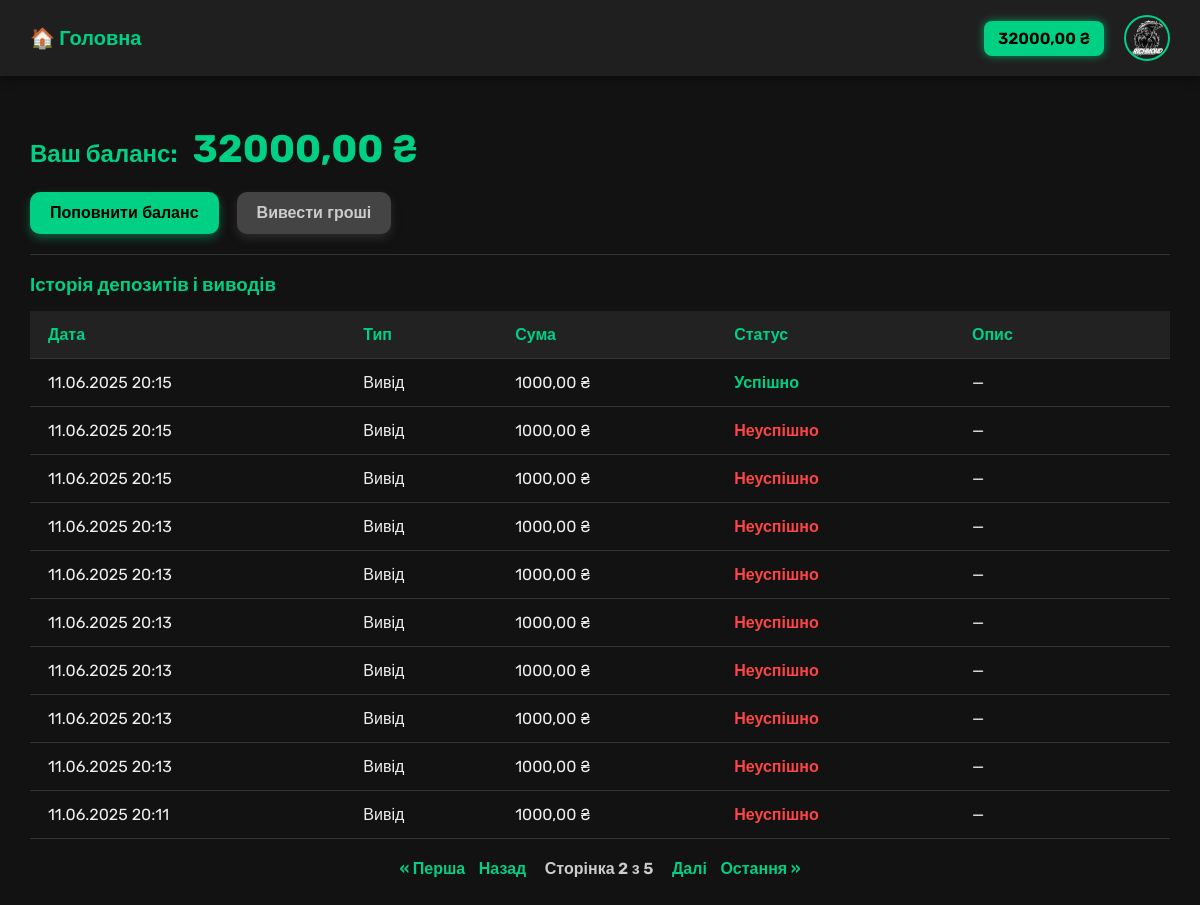
/balance/?page=2 (signed in), run on the app's committed database.
### accounts/models.py (models this page shows, shortened)
class CustomUser(AbstractUser):
    email = models.EmailField(unique=True)
    avatar = models.ImageField(upload_to='avatars/', default='files/avatars/default.png')
    balance = models.DecimalField(max_digits=10, decimal_places=2, default=0.00)

class Transaction(models.Model):
    TRANSACTION_TYPES = [
        ('deposit', 'Поповнення'),
        ('withdrawal', 'Вивід'),
    ]
    STATUS_CHOICES = [
        ('pending', 'Очікує'),
        ('completed', 'Завершено'),
        ('failed', 'Відхилено'),
    ]
    user = models.ForeignKey(settings.AUTH_USER_MODEL, on_delete=models.CASCADE, related_name='transactions')
    transaction_type = models.CharField(max_length=10, choices=TRANSACTION_TYPES)
    amount = models.DecimalField(max_digits=10, decimal_places=2)
    status = models.CharField(max_length=10, choices=STATUS_CHOICES, default='pending')
    created_at = models.DateTimeField(auto_now_add=True)
    description = models.TextField(blank=True, null=True)  # приклади: "MonoBank", "Картка ****1234", "Скрін"

### accounts/views.py (the view)
# urls.py: path('balance/', accounts_views.balance_view, name='balance'),
@login_required
def balance_view(request):
    transactions = list(request.user.transactions.order_by('-created_at'))
    pending_withdrawals = list(
        request.user.withdrawals.filter(status='pending').order_by('-created_at')
    )
    for t in transactions:
        t.item_type = 'transaction'
        t.transaction_type_display = t.get_transaction_type_display()
    for w in pending_withdrawals:
        w.item_type = 'withdrawal'
        w.transaction_type_display = 'Вивід'
    all_items = sorted(transactions + pending_withdrawals, key=lambda x: x.created_at, reverse=True)
    paginator = Paginator(all_items, 10)  # 10 елементів на сторінку
    page_number = request.GET.get('page')
    page_obj = paginator.get_page(page_number)
    return render(request, 'accounts/balance.html', {'page_obj': page_obj})

### accounts/templates/accounts/balance.html (shortened to what this page needs)
{% extends 'base.html' %}
{% block content %}
<h2 style="margin-bottom: 20px; font-weight: 700; color: #00d084;">
    Ваш баланс:
    <span class="custom-balance" style="font-size: 1.6em; margin-left: 10px;">
        {{ request.user.balance|floatformat:2 }} ₴
    </span>
</h2>
<div style="margin: 20px 0; display: flex; gap: 18px;">
    <button class="btn-action" id="btn-top-up">Поповнити баланс</button>
    <a href="{% url 'withdraw' %}"><button class="btn-action btn-secondary">Вивести гроші</button></a>
</div>
<hr class="separator">
<h3 style="margin-bottom: 15px; color: #00d084;">Історія депозитів і виводів</h3>
{% if page_obj %}
<table class="transactions-table" role="table" aria-label="Історія транзакцій">
    <thead>
        <tr>
            <th scope="col">Дата</th>
            <th scope="col">Тип</th>
            <th scope="col">Сума</th>
            <th scope="col">Статус</th>
            <th scope="col">Опис</th>
        </tr>
    </thead>
    <tbody>
        {% for t in page_obj %}
        <tr>
            <td>{{ t.created_at|date:"d.m.Y H:i" }}</td>
            <td>{{ t.transaction_type_display }}</td>
            <td>{{ t.amount }} ₴</td>
            <td>
                {% if t.item_type == 'transaction' %}
                    {% if t.status == 'pending' %}
                        <span style="color: #ffa500; font-weight: 700;">Очікує</span>
                    {% elif t.status == 'completed' %}
                        <span style="color: #00d084; font-weight: 700;">Успішно</span>
                    {% elif t.status == 'failed' %}
                        <span style="color: #ff4444; font-weight: 700;">Неуспішно</span>
                    {% else %}
                        {{ t.get_status_display }}
                    {% endif %}
                {% endif %}
            </td>
            <td>
                {% if t.item_type == 'withdrawal' and t.status == 'pending' %}
                <form action="{% url 'cancel_withdrawal' t.id %}" method="post" style="display: inline;">
                    {% csrf_token %}
                    <button type="submit" class="btn-cancel">Скасувати</button>
                </form>
                {% else %}
                {{ t.description|default:"—" }}
                {% endif %}
            </td>
        </tr>
        {% endfor %}
    </tbody>
</table>
<div class="pagination">
    <span class="step-links">
        {% if page_obj.has_previous %}
            <a href="?page=1">&laquo; Перша</a>
            <a href="?page={{ page_obj.previous_page_number }}">Назад</a>
        {% endif %}
        <span class="current-page">
            Сторінка {{ page_obj.number }} з {{ page_obj.paginator.num_pages }}
        </span>
        {% if page_obj.has_next %}
            <a href="?page={{ page_obj.next_page_number }}">Далі</a>
            <a href="?page={{ page_obj.paginator.num_pages }}">Остання &raquo;</a>
        {% endif %}
    </span>
</div>
{% else %}
<p style="margin-top: 12px; font-style: italic; color: #888;">Історія транзакцій порожня.</p>
{% endif %}
{% endblock %}

### templates/base.html (shortened to what this page needs)
<!DOCTYPE html>
<html lang="uk">
<head>
</head>
<body>
    <div class="navbar" role="navigation" aria-label="Головна навігація">
        <div class="nav-left">
            <a href="{% url 'home' %}">🏠 Головна</a>
        </div>
        <div class="nav-right">
            {% if request.user.is_authenticated %}
                <div class="balance" aria-label="Баланс користувача" tabindex="0">
                    {{ request.user.balance|floatformat:2 }} ₴
                </div>
                <div class="avatar-menu-wrapper" tabindex="0" aria-haspopup="true" aria-expanded="false" aria-label="Меню користувача">
                    <a href="{% url 'profile' %}" tabindex="-1">
                        <img src="{{ request.user.avatar.url }}" alt="Аватар користувача" />
                    </a>
                </div>
            {% else %}
                <a href="{% url 'login' %}" class="auth-link">🔐 Вхід</a>
                <a href="{% url 'register' %}" class="auth-link">📝 Реєстрація</a>
            {% endif %}
        </div>
    </div>
    <div class="container">
        {% block content %}{% endblock %}
    </div>
</body>
</html>

### templates/base.html (style rules this page uses)
body { background-color: #121212; font-family: 'Rubik', sans-serif; color: #fff; margin: 0; }
.navbar { background-color: #1f1f1f; display: flex; justify-content: space-between; padding: 15px 30px; align-items: center; box-shadow: 0 2px 10px rgba(0,0,0,0.5); position: relative; z-index: 100; }
.nav-left a { color: #00d084; font-weight: 700; text-decoration: none; font-size: 20px; transition: color 0.3s ease; }
.nav-right { display: flex; align-items: center; gap: 20px; position: relative; font-weight: 600; }
.balance { background: #00d084; color: #000; padding: 8px 14px; border-radius: 8px; cursor: default; user-select: none; font-size: 16px; min-width: 90px; text-align: center; box-shadow: 0 0 8px #00d084aa; }
.avatar-menu-wrapper { position: relative; display: inline-block; cursor: pointer; }
.avatar-menu-wrapper img { width: 42px; height: 42px; border-radius: 50%; border: 2px solid #00d084; display: block; transition: box-shadow 0.3s ease; }
.container { padding: 30px; }

### accounts/templates/accounts/balance.html (style rules this page uses)
.btn-action { background-color: #00d084; color: #000; border: none; padding: 12px 20px; border-radius: 10px; font-weight: 700; cursor: pointer; transition: background-color 0.3s ease, color 0.3s ease, box-shadow 0.3s ease; box-shadow: 0 4px 10px rgba(0, 208, 132, 0.4); font-size: 1rem; user-select: none; }
.btn-secondary { background-color: #444; color: #ccc; box-shadow: 0 4px 10px rgba(68, 68, 68, 0.5); }
.transactions-table td:nth-child(5) { height: 19px; width: 180px; max-width: 180px; text-overflow: ellipsis; overflow: hidden; vertical-align: middle; padding: 0 18px; white-space: nowrap; }
.separator { margin: 15px 0; border: none; border-top: 1px solid #333; }
.transactions-table { width: 100%; border-collapse: collapse; font-size: 1rem; color: #eee; max-width: 100%; }
.transactions-table thead tr { background-color: #222; color: #00d084; font-weight: 700; }
.transactions-table th, .transactions-table td { padding: 14px 18px; border-bottom: 1px solid #333; text-align: left; vertical-align: middle; height: 19px; }
.transactions-table tbody tr { height: 19px; }
.pagination { margin-top: 20px; text-align: center; font-weight: 600; }
.step-links a { margin: 0 5px; text-decoration: none; color: #00d084; }
.step-links .current-page { margin: 0 10px; color: #ccc; }

### data on the page
CustomUser: user.balance "32000,00", user.avatar (picture)
Transaction: created_at "11.06.2025 20:15", transaction_type_display "Вивід", amount "1000,00", status "Успішно", description "—"
Transaction: created_at "11.06.2025 20:15", transaction_type_display "Вивід", amount "1000,00", status "Неуспішно", description "—"
Transaction: created_at "11.06.2025 20:15", transaction_type_display "Вивід", amount "1000,00", status "Неуспішно", description "—"
Transaction: created_at "11.06.2025 20:13", transaction_type_display "Вивід", amount "1000,00", status "Неуспішно", description "—"
Transaction: created_at "11.06.2025 20:13", transaction_type_display "Вивід", amount "1000,00", status "Неуспішно", description "—"
Transaction: created_at "11.06.2025 20:13", transaction_type_display "Вивід", amount "1000,00", status "Неуспішно", description "—"
Transaction: created_at "11.06.2025 20:13", transaction_type_display "Вивід", amount "1000,00", status "Неуспішно", description "—"
Transaction: created_at "11.06.2025 20:13", transaction_type_display "Вивід", amount "1000,00", status "Неуспішно", description "—"
Transaction: created_at "11.06.2025 20:13", transaction_type_display "Вивід", amount "1000,00", status "Неуспішно", description "—"
Transaction: created_at "11.06.2025 20:11", transaction_type_display "Вивід", amount "1000,00", status "Неуспішно", description "—"

### other printed values
{{ page_obj.number }} "2"
{{ page_obj.paginator.num_pages }} "5"
